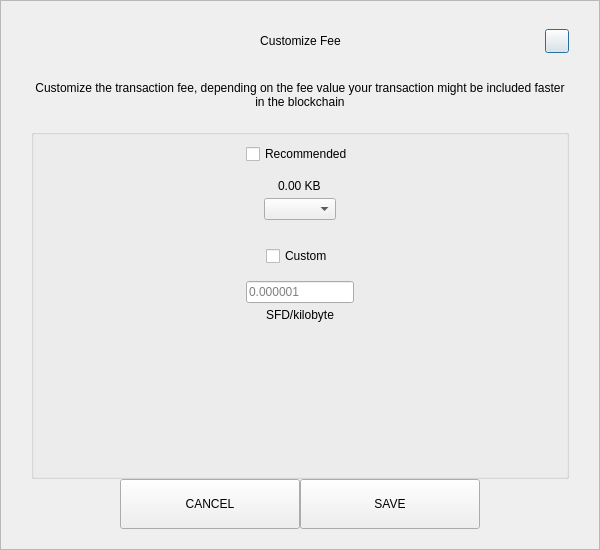
<?xml version="1.0" encoding="UTF-8"?>
<ui version="4.0">
 <class>SendCustomFeeDialog</class>
 <widget class="QDialog" name="SendCustomFeeDialog">
  <property name="geometry">
   <rect>
    <x>0</x>
    <y>0</y>
    <width>600</width>
    <height>550</height>
   </rect>
  </property>
  <property name="windowTitle">
   <string>Form</string>
  </property>
  <layout class="QVBoxLayout" name="verticalLayout_3">
   <property name="spacing">
    <number>0</number>
   </property>
   <property name="leftMargin">
    <number>0</number>
   </property>
   <property name="topMargin">
    <number>0</number>
   </property>
   <property name="rightMargin">
    <number>0</number>
   </property>
   <property name="bottomMargin">
    <number>0</number>
   </property>
   <item>
    <widget class="QFrame" name="frame">
     <property name="styleSheet">
      <string notr="true"/>
     </property>
     <property name="frameShape">
      <enum>QFrame::StyledPanel</enum>
     </property>
     <property name="frameShadow">
      <enum>QFrame::Raised</enum>
     </property>
     <layout class="QVBoxLayout" name="verticalLayout_2">
      <property name="spacing">
       <number>0</number>
      </property>
      <property name="leftMargin">
       <number>30</number>
      </property>
      <property name="topMargin">
       <number>20</number>
      </property>
      <property name="rightMargin">
       <number>30</number>
      </property>
      <property name="bottomMargin">
       <number>20</number>
      </property>
      <item>
       <layout class="QHBoxLayout" name="horizontalLayout_3">
        <property name="spacing">
         <number>0</number>
        </property>
        <item>
         <spacer name="horizontalSpacer_21">
          <property name="orientation">
           <enum>Qt::Horizontal</enum>
          </property>
          <property name="sizeHint" stdset="0">
           <size>
            <width>40</width>
            <height>20</height>
           </size>
          </property>
         </spacer>
        </item>
        <item>
         <widget class="QLabel" name="labelTitle">
          <property name="minimumSize">
           <size>
            <width>0</width>
            <height>40</height>
           </size>
          </property>
          <property name="maximumSize">
           <size>
            <width>16777215</width>
            <height>40</height>
           </size>
          </property>
          <property name="styleSheet">
           <string notr="true">padding-left:24px;</string>
          </property>
          <property name="text">
           <string>Customize Fee</string>
          </property>
          <property name="alignment">
           <set>Qt::AlignCenter</set>
          </property>
          <property name="margin">
           <number>7</number>
          </property>
         </widget>
        </item>
        <item>
         <spacer name="horizontalSpacer">
          <property name="orientation">
           <enum>Qt::Horizontal</enum>
          </property>
          <property name="sizeHint" stdset="0">
           <size>
            <width>40</width>
            <height>20</height>
           </size>
          </property>
         </spacer>
        </item>
        <item>
         <widget class="QPushButton" name="btnEsc">
          <property name="minimumSize">
           <size>
            <width>24</width>
            <height>24</height>
           </size>
          </property>
          <property name="maximumSize">
           <size>
            <width>24</width>
            <height>24</height>
           </size>
          </property>
          <property name="text">
           <string/>
          </property>
         </widget>
        </item>
       </layout>
      </item>
      <item>
       <spacer name="verticalSpacer_2">
        <property name="orientation">
         <enum>Qt::Vertical</enum>
        </property>
        <property name="sizeType">
         <enum>QSizePolicy::Fixed</enum>
        </property>
        <property name="sizeHint" stdset="0">
         <size>
          <width>20</width>
          <height>20</height>
         </size>
        </property>
       </spacer>
      </item>
      <item>
       <widget class="QLabel" name="labelMessage">
        <property name="text">
         <string>Customize the transaction fee, depending on the fee value your transaction might be included faster in the blockchain</string>
        </property>
        <property name="alignment">
         <set>Qt::AlignCenter</set>
        </property>
        <property name="wordWrap">
         <bool>true</bool>
        </property>
       </widget>
      </item>
      <item>
       <spacer name="verticalSpacer_3">
        <property name="orientation">
         <enum>Qt::Vertical</enum>
        </property>
        <property name="sizeType">
         <enum>QSizePolicy::Fixed</enum>
        </property>
        <property name="sizeHint" stdset="0">
         <size>
          <width>20</width>
          <height>20</height>
         </size>
        </property>
       </spacer>
      </item>
      <item>
       <widget class="QGroupBox" name="groupBox">
        <property name="title">
         <string/>
        </property>
        <layout class="QVBoxLayout" name="verticalLayout">
         <property name="leftMargin">
          <number>12</number>
         </property>
         <property name="rightMargin">
          <number>12</number>
         </property>
         <item>
          <layout class="QVBoxLayout" name="verticalLayout_4">
           <property name="spacing">
            <number>5</number>
           </property>
           <item alignment="Qt::AlignHCenter">
            <widget class="QCheckBox" name="checkBoxRecommended">
             <property name="text">
              <string>Recommended</string>
             </property>
            </widget>
           </item>
           <item>
            <spacer name="verticalSpacer_5">
             <property name="orientation">
              <enum>Qt::Vertical</enum>
             </property>
             <property name="sizeType">
              <enum>QSizePolicy::Fixed</enum>
             </property>
             <property name="sizeHint" stdset="0">
              <size>
               <width>20</width>
               <height>10</height>
              </size>
             </property>
            </spacer>
           </item>
           <item alignment="Qt::AlignHCenter">
            <widget class="QLabel" name="labelFee">
             <property name="text">
              <string>0.00 KB</string>
             </property>
            </widget>
           </item>
           <item alignment="Qt::AlignHCenter">
            <widget class="QComboBox" name="comboBoxRecommended"/>
           </item>
          </layout>
         </item>
         <item>
          <spacer name="verticalSpacer">
           <property name="orientation">
            <enum>Qt::Vertical</enum>
           </property>
           <property name="sizeType">
            <enum>QSizePolicy::Fixed</enum>
           </property>
           <property name="sizeHint" stdset="0">
            <size>
             <width>20</width>
             <height>20</height>
            </size>
           </property>
          </spacer>
         </item>
         <item>
          <layout class="QVBoxLayout" name="verticalLayout_5">
           <property name="spacing">
            <number>5</number>
           </property>
           <item alignment="Qt::AlignHCenter">
            <widget class="QCheckBox" name="checkBoxCustom">
             <property name="text">
              <string>Custom</string>
             </property>
            </widget>
           </item>
           <item>
            <spacer name="verticalSpacer_6">
             <property name="orientation">
              <enum>Qt::Vertical</enum>
             </property>
             <property name="sizeType">
              <enum>QSizePolicy::Fixed</enum>
             </property>
             <property name="sizeHint" stdset="0">
              <size>
               <width>20</width>
               <height>10</height>
              </size>
             </property>
            </spacer>
           </item>
           <item alignment="Qt::AlignHCenter">
            <widget class="QLineEdit" name="lineEditCustomFee">
             <property name="placeholderText">
              <string notr="true">0.000001</string>
             </property>
            </widget>
           </item>
           <item alignment="Qt::AlignHCenter">
            <widget class="QLabel" name="labelCustomFee">
             <property name="text">
              <string>SFD/kilobyte</string>
             </property>
            </widget>
           </item>
          </layout>
         </item>
         <item>
          <spacer name="verticalSpacer_4">
           <property name="orientation">
            <enum>Qt::Vertical</enum>
           </property>
           <property name="sizeHint" stdset="0">
            <size>
             <width>20</width>
             <height>40</height>
            </size>
           </property>
          </spacer>
         </item>
        </layout>
       </widget>
      </item>
      <item>
       <layout class="QHBoxLayout" name="horizontalLayout" stretch="1,2,2,1">
        <item>
         <spacer name="horizontalSpacer1">
          <property name="orientation">
           <enum>Qt::Horizontal</enum>
          </property>
          <property name="sizeHint" stdset="0">
           <size>
            <width>40</width>
            <height>20</height>
           </size>
          </property>
         </spacer>
        </item>
        <item>
         <widget class="QPushButton" name="btnCancel">
          <property name="minimumSize">
           <size>
            <width>180</width>
            <height>50</height>
           </size>
          </property>
          <property name="focusPolicy">
           <enum>Qt::NoFocus</enum>
          </property>
          <property name="text">
           <string>CANCEL</string>
          </property>
         </widget>
        </item>
        <item>
         <widget class="QPushButton" name="btnSave">
          <property name="minimumSize">
           <size>
            <width>180</width>
            <height>50</height>
           </size>
          </property>
          <property name="focusPolicy">
           <enum>Qt::NoFocus</enum>
          </property>
          <property name="text">
           <string>SAVE</string>
          </property>
         </widget>
        </item>
        <item>
         <spacer name="horizontalSpacer_2">
          <property name="orientation">
           <enum>Qt::Horizontal</enum>
          </property>
          <property name="sizeHint" stdset="0">
           <size>
            <width>40</width>
            <height>20</height>
           </size>
          </property>
         </spacer>
        </item>
       </layout>
      </item>
     </layout>
    </widget>
   </item>
  </layout>
 </widget>
 <resources/>
 <connections/>
</ui>
